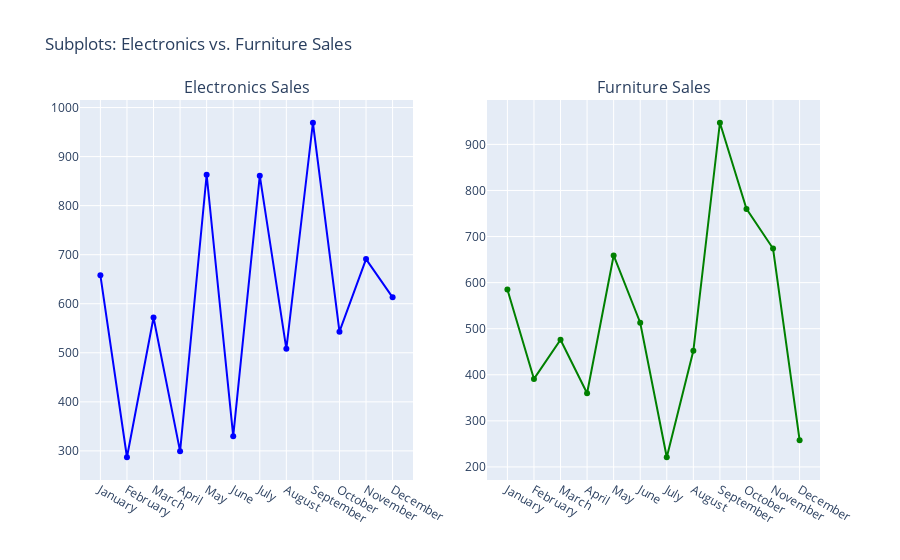

The cell this chart's notebook holds for it:
### Markdown cell above
# 6. SUBPLOTS WITH MULTIPLE LINE CHARTS

### Code cell
from plotly.subplots import make_subplots

fig_subplots = make_subplots(
    rows=1, cols=2, subplot_titles=("Electronics Sales", "Furniture Sales")
)

# Filter data for Electronics and Furniture
df_electronics = df[df["Category"] == "Electronics"]
df_furniture = df[df["Category"] == "Furniture"]

# Create a line chart for Electronics in subplot (1,1)
fig_subplots.add_trace(
    go.Scatter(
        x=df_electronics["Month"],
        y=df_electronics["Sales"],
        mode="lines+markers",
        name="Electronics",
        line=dict(width=2, color="blue"),
    ),
    row=1,
    col=1,
)

# Create a line chart for Furniture in subplot (1,2)
fig_subplots.add_trace(
    go.Scatter(
        x=df_furniture["Month"],
        y=df_furniture["Sales"],
        mode="lines+markers",
        name="Furniture",
        line=dict(width=2, color="green"),
    ),
    row=1,
    col=2,
)

fig_subplots.update_layout(title="Subplots: Electronics vs. Furniture Sales", showlegend=False)
fig_subplots.show()

### Figure 1 — Plotly figure (JSON) as saved in the notebook; plotly's stock layout.template omitted (floating-point values rounded to 4 significant figures)
{"data": [{"line": {"color": "blue", "width": 2}, "mode": "lines+markers", "name": "Electronics", "type": "scatter", "x": ["January", "February", "March", "April", "May", "June", "July", "August", "September", "October", "November", "December"], "xaxis": "x", "y": [658, 287, 572, 299, 863, 330, 861, 508, 969, 543, 691, 613], "yaxis": "y"}, {"line": {"color": "green", "width": 2}, "mode": "lines+markers", "name": "Furniture", "type": "scatter", "x": ["January", "February", "March", "April", "May", "June", "July", "August", "September", "October", "November", "December"], "xaxis": "x2", "y": [585, 391, 476, 360, 659, 513, 221, 452, 947, 760, 674, 258], "yaxis": "y2"}], "layout": {"annotations": [{"font": {"size": 16}, "showarrow": false, "text": "Electronics Sales", "x": 0.225, "xanchor": "center", "xref": "paper", "y": 1, "yanchor": "bottom", "yref": "paper"}, {"font": {"size": 16}, "showarrow": false, "text": "Furniture Sales", "x": 0.775, "xanchor": "center", "xref": "paper", "y": 1, "yanchor": "bottom", "yref": "paper"}], "showlegend": false, "title": {"text": "Subplots: Electronics vs. Furniture Sales"}, "xaxis": {"anchor": "y", "domain": [0, 0.45]}, "xaxis2": {"anchor": "y2", "domain": [0.55, 1]}, "yaxis": {"anchor": "x", "domain": [0, 1]}, "yaxis2": {"anchor": "x2", "domain": [0, 1]}}}
